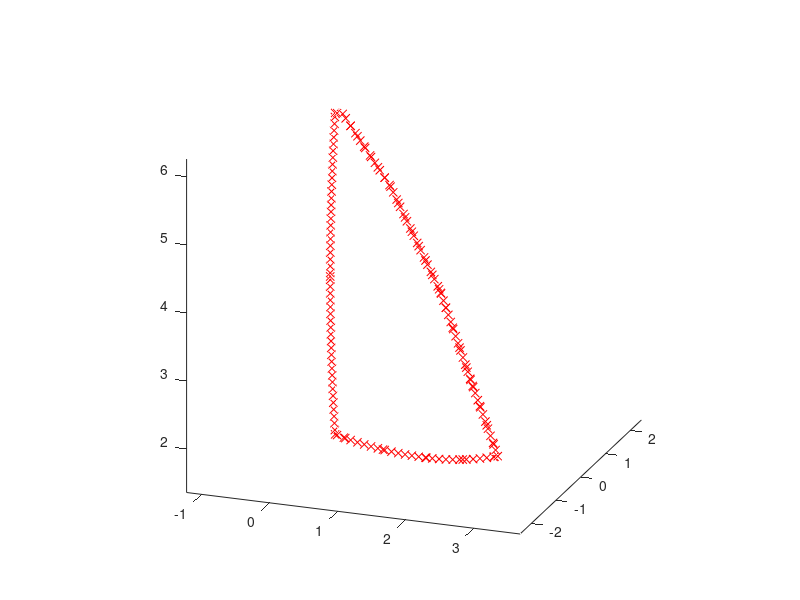

MATLAB code for this plot:
%% Edge co-ordinate locations
clear all

%Ensure nodes appear at every 1 d.p value of x and z, e.g. 2.4, 2.5 etc.

% luff bottom sec.
luffbz = 3.8 ;
dz = 0 ;
luffb=[] ;
luffb(1,1)=0 ;
luffb(1,3)=3.848;

for i = 2:24
    luffbz = luffbz-dz ;
    luffb(i,3)=luffbz ;
    luffb(i,1) = (0.01348*(luffbz^2))-(0.10375*luffbz)+0.1996 ;
    dz = 0.1;
end

% luff top sec.
lufftz = 6.2 ;
dz = 0 ;
lufft=[] ;
lufft(1,1)= 0.072 ;
lufft(1,3)= 6.26 ;

for i = 2:25
    lufftz = lufftz-dz ;
    lufft(i,3)=lufftz ;
    lufft(i,1) = (0.01238*(lufftz^2))-(0.09525*lufftz)+0.18325 ;
    dz = 0.1;
end

% foot fore sec.

footforex = 0.1 ;
dx = 0 ;
footfore=[] ;
footfore(1,1)=0.072 ;
footfore(1,3)=1.537 ;
i=2 ;
j=1.5 ;
for n = 1:100
    footforex = footforex+dx ;
    footfore(i,1)=footforex ;
    footfore(i,3) = (0.09857*(footforex^2))-(0.27837*footforex)+1.55653 ;

    if footfore(i,1)>=1.412 
        footfore(i,:)=[] ;
        break
    end
    
    if footfore(i,3)<j
       footfore(i,3)=j ;
       footfore(i,1)= (0.27837-sqrt((0.27837^2)-(4*0.09857*(1.55653-j))))...
           /(2*0.09857) ;
       j=j-0.1 ;
       i=i+1 ;
       footfore(i,1)=footforex ;
       footfore(i,3) = (0.09857*(footforex^2))-(0.27837*footforex)+1.55653 ;
    end

    dx = 0.1;
    i=i+1 ;
end
    
% foot aft sec.

footaftx = 1.5 ;
dx = 0 ;
footaft=[] ;
footaft(1,1)=1.412 ;
footaft(1,3)=1.36 ;
i=2 ;
j=1.4;
for n = 1:100
    footaftx = footaftx+dx ;
    footaft(i,1)=footaftx ;
    footaft(i,3) = (0.13968*(footaftx^2))-(0.39446*footaftx)+1.63849 ;
    
      
    if footaft(i,3)>j
        footaft(i,3)=j ;
        footaft(i,1)=(0.39446+sqrt((0.39446^2)-(4*0.13968*(1.63849-j))))...
           /(2*0.13968) ;
       j=j+0.1 ;
       i=i+1 ;
       footaft(i,1)=footaftx ;
       footaft(i,3) = (0.13968*(footaftx^2))-(0.39446*footaftx)+1.63849 ;
    end
    
    if footaft(i,1)>=2.462 
        footaft(i,:)=[] ;
        break
    end
    dx = 0.1 ;
    i=i+1 ;
end
    
% head
head = [0.184,0,6.26;0.1,0,6.26] ;

% head -> top batten
headtopbattenz = 5.3 ;
dz = 0 ;
headtopbatten = [] ;
headtopbatten(1,1)=0.886 ;
headtopbatten(1,3)=5.279 ;
i=2 ;
j=0.8 ;
for n = 1:100
    headtopbattenz = headtopbattenz + dz ;
    headtopbatten(i,3) = headtopbattenz ;
    headtopbatten(i,1) = (headtopbattenz-6.51699)/(-1.39667) ;
    
    if headtopbatten(i,1)<=0.184
         headtopbatten(i,:)=[] ;
         break
    end
    
    if headtopbatten(i,1)<j
        headtopbatten(i,1)=j ;
        headtopbatten(i,3)=(-1.39667*j)+6.51699 ;
        j=j-0.1 ;
        i=i+1 ;
        headtopbatten(i,3) = headtopbattenz ;
        headtopbatten(i,1) = (headtopbattenz-6.51699)/(-1.39667) ;
    end

    dz = 0.1 ;
    i=i+1 ;
end

% half height -> tb
halftopbattenz = 3.9 ;
dz = 0 ;
halftopbatten = [] ;
halftopbatten(1,1)=1.625 ;
halftopbatten(1,3)=3.81 ;
i=2 ;
j=1.6 ;
for n = 1:100
    halftopbattenz = halftopbattenz + dz ;
    halftopbatten(i,3) = halftopbattenz ;
    halftopbatten(i,1) = (halftopbattenz-7.04021)/(-1.98782) ;
    
     if halftopbatten(i,1)<=0.886
        halftopbatten(i,:)=[] ;
        break
     end
    
    if halftopbatten(i,1)<j
        halftopbatten(i,1)=j ;
        halftopbatten(i,3)=(-1.98782*j)+7.04021 ;
        j=j-0.1 ;
        i=i+1 ;
        halftopbatten(i,3) = halftopbattenz ;
        halftopbatten(i,1) = (halftopbattenz-7.04021)/(-1.98782) ;
    end
   
    dz = 0.1 ;
    i=i+1 ;
end

% 1st batten -> half height
firstbattenhalfz = 2.6 ;
dz = 0 ;
firstbattenhalf = [] ;
firstbattenhalf(1,1)=2.062 ;
firstbattenhalf(1,3)=2.585 ;
i=2 ;
j=2 ;
for n = 1:100
    firstbattenhalfz = firstbattenhalfz + dz ;
    firstbattenhalf(i,3) = firstbattenhalfz ;
    firstbattenhalf(i,1) = (firstbattenhalfz-8.36521)/(-2.8032) ;
    
    if firstbattenhalf(i,1)<=1.625
        firstbattenhalf(i,:)=[] ;
        break
    end
    
    if firstbattenhalf(i,1)<j
        firstbattenhalf(i,1)=j ;
        firstbattenhalf(i,3)=(-2.8032*j)+8.36521 ;
        j=j-0.1 ;
        i=i+1 ;
        firstbattenhalf(i,3) = firstbattenhalfz ;
        firstbattenhalf(i,1) = (firstbattenhalfz-8.36521)/(-2.8032) ;
    end
    
    dz = 0.1 ;
    i=i+1 ;
end

% clew -> 1st batten
clewfirstbattenz = 1.6 ;
dz = 0 ;
clewfirstbatten = [] ;
clewfirstbatten(1,1)=2.462 ;
clewfirstbatten(1,3)=1.514 ;
i=2 ;
j=2.4;

for n = 1:100
    clewfirstbattenz = clewfirstbattenz + dz ;
    clewfirstbatten(i,3) = clewfirstbattenz ;
    clewfirstbatten(i,1) = (clewfirstbattenz-8.10596)/(-2.6775) ;
    
    if clewfirstbatten(i,1)<=2.062 
        clewfirstbatten(i,:)=[] ;
        break
    end
    
    if clewfirstbatten(i,1)<j
        clewfirstbatten(i,1)=j ;
        clewfirstbatten(i,3)=(-2.6775*j)+8.10596 ;
        j=j-0.1 ;
        i=i+1 ;
        clewfirstbatten(i,3) = clewfirstbattenz ;
        clewfirstbatten(i,1) = (clewfirstbattenz-8.10596)/(-2.6775) ;
    end
    dz = 0.1 ;
    i=i+1 ;
end

%% Matrix of edge co-ordinates

edges = [clewfirstbatten;firstbattenhalf;halftopbatten;headtopbatten; ...
    head;lufft;luffb;footfore;footaft] ;

plot3(edges(:,1),edges(:,2),edges(:,3),'rx')
view(20,20) ;
axis equal